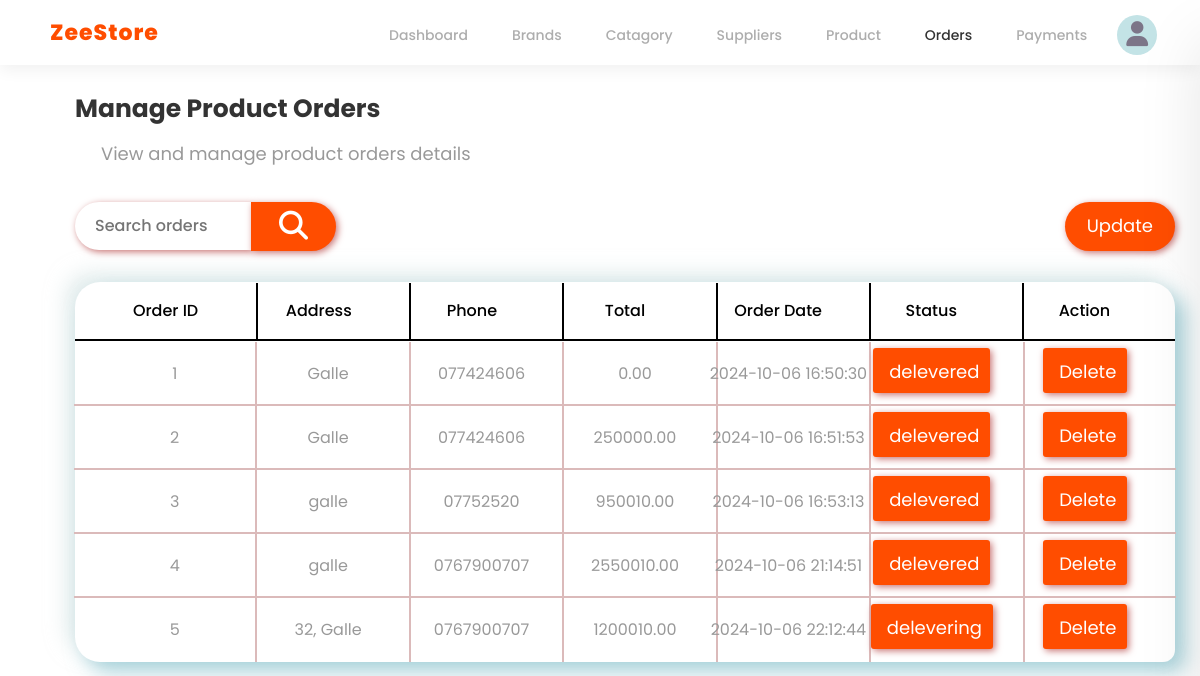
The page /admin/orders.php on the database its author committed.
### tables this page shows
CREATE TABLE `orders` (
  `order_id` int(11) NOT NULL,
  `customer_name` varchar(255) DEFAULT NULL,
  `address` text DEFAULT NULL,
  `phone` varchar(20) DEFAULT NULL,
  `total` decimal(10,2) DEFAULT NULL,
  `order_date` datetime DEFAULT current_timestamp(),
  `status` varchar(20) DEFAULT 'pending'
);

### admin/orders.php (the view, shortened to what this page needs)
<!DOCTYPE html>
<html lang="en">
<head>
  <?php require_once '../php/styles.php'; ?>
</head>
<body style="margin-top: -30px">
  <nav>
    <a href="index.html" class="brand">ZeeStore</a>
    <div>
      <ul id="navbar">
        <li class="user" id="user">
          <div class="circle"></div>
          <i class="fa fa-user"></i>
        </li>
      </ul>
    </div>
  </nav>
  <section class="admin-table">
        <br><br><h2>Manage Product Orders</h2>
        <span>View and manage product orders details</span>
        <div class="table" style="max-width:1400px; width:1100px">
            <div class="searchAddS">
                <section class="search">
                    <input type="text" id="search" placeholder="Search orders" />
                    <button id="search-bt">
                        <i class="fa-solid fa-magnifying-glass"></i>
                    </button>
                </section>
                <button id="btt1">Update</button>
            </div>
            <div class="table-header parent">
                <div class="table-header-data row">Order ID</div>
                <div class="table-header-data row">Address</div>
                <div class="table-header-data row">Phone</div>
                <div class="table-header-data row">Total</div>
                <div class="table-header-data row">Order Date</div>
                <div class="table-header-data row">Status</div>
                <div class="table-header-data row">Action</div>
            </div>
            <div class="table-data">
                <?php
                require_once '../php/DbConnect.php';
                $result = $conn->query("SELECT * FROM orders");
                if ($result && $result->num_rows > 0) {
                    while ($row = $result->fetch_assoc()) {
                        echo "<div class='table-row parent'>";
                        echo "<div class='table-cell row'>" . $row['order_id'] . "</div>";
                        echo "<div class='table-cell row'>" . htmlspecialchars($row['address']) . "</div>";
                        echo "<div class='table-cell row'>" . htmlspecialchars($row['phone']) . "</div>";
                        echo "<div class='table-cell row'>" . number_format((float)$row['total'], 2, '.', '') . "</div>";
                        echo "<div class='table-cell row'>" . date('Y-m-d H:i:s', strtotime($row['order_date'])) . "</div>";
                        echo '<div class="table-cell row"><a href="orderC.php?id=' . $row['order_id'] . '">' . htmlspecialchars($row['status']) . '</a></div>';
                        echo '<div class="table-cell row"><a href="deleteOrder.php?id=' . $row['order_id'] . '" onclick="return confirm(\'Are you sure you want to delete this order?\');">Delete</a></div>';
                        echo "</div>";
                    }
                } else {
                    echo "<div class='table-row parent'>No records found</div>";
                }
                ?>
            </div>
        </div>
    </section>
  <?php require_once '../php/javaScripts.php'; ?>
</body>
</html>

### css/style2.css (style rules this page uses)
:root { --colorbt: #ff4d00; }
.brand { font-weight: 800; font-size: 22px; color: var(--colorbt); letter-spacing: 1px; }
nav { top: 0; left: 0; z-index: 980; display: flex; max-height: 65px; position: fixed; padding: 6px 50px; align-items: center; background: #fff; justify-content: space-between; box-shadow: 0 5px 15px rgba(0, 0, 0, 0.06); width: 100%; }
nav div ul { padding-top: 20px; width: 100%; display: flex; align-items: center; justify-content: center; list-style: none; }
nav div ul li { padding: 0.9rem 22px; list-style: none; position: relative; }
.user { margin-left: -14px; margin-right: -20px; font-size: 25px; display: flex; align-items: center; position: relative; cursor: pointer; }
.user .circle { background: #c3e3e6; aspect-ratio: 1; border-radius: 50%; min-height: 40px; margin-right: -31px; color: black; }
.user i[class="fa fa-user"] { color: #7c7588; }
.parent { display: flex; justify-content: space-between; }
.parent .row { flex: 1; justify-content: center; }
.admin-table { padding: 0 75px; margin: 64px auto; margin-top: 56px; }
.admin-table h2 { font-size: 25px; font-weight: 700; line-height: 1.5; color: rgba(0, 0, 0, 0.8); font-family: inherit; }
.admin-table span { font-size: 18px; margin: 26px; }
.table { z-index: 800; max-width: 950px; margin: 0 auto; margin-top: 110px; box-shadow: 10px 10px 20px rgba(95, 172, 186, 0.54), -10px -10px 20px rgba(207, 224, 224, 0.54); border-radius: 25px 25px 12px 25px; position: relative; }
.table .table-header { font-weight: 500; color: #000; padding: 1px 15px; }
.table .table-header .table-header-data { border-right: 2px solid black; border-bottom: 2px solid black; height: 58px; line-height: 55px; }
.table .table-header .table-header-data:last-child { border-right: none; }
.table .table-data .table-row { padding: 0 14px; }
.table .table-data .table-row .table-cell:last-child { border-right: none; }
.table .table-data .table-row:last-child .table-cell { border-bottom: none; }

### rows shown on the page
orders: order_id "1", address "Galle", phone "077424606", total "0.00", order_date "2024-10-06 16:50:30", status "delevered"
orders: order_id "2", address "Galle", phone "077424606", total "250000.00", order_date "2024-10-06 16:51:53", status "delevered"
orders: order_id "3", address "galle", phone "07752520", total "950010.00", order_date "2024-10-06 16:53:13", status "delevered"
orders: order_id "4", address "galle", phone "0767900707", total "2550010.00", order_date "2024-10-06 21:14:51", status "delevered"
orders: order_id "5", address "32, Galle", phone "0767900707", total "1200010.00", order_date "2024-10-06 22:12:44", status "delevering"
